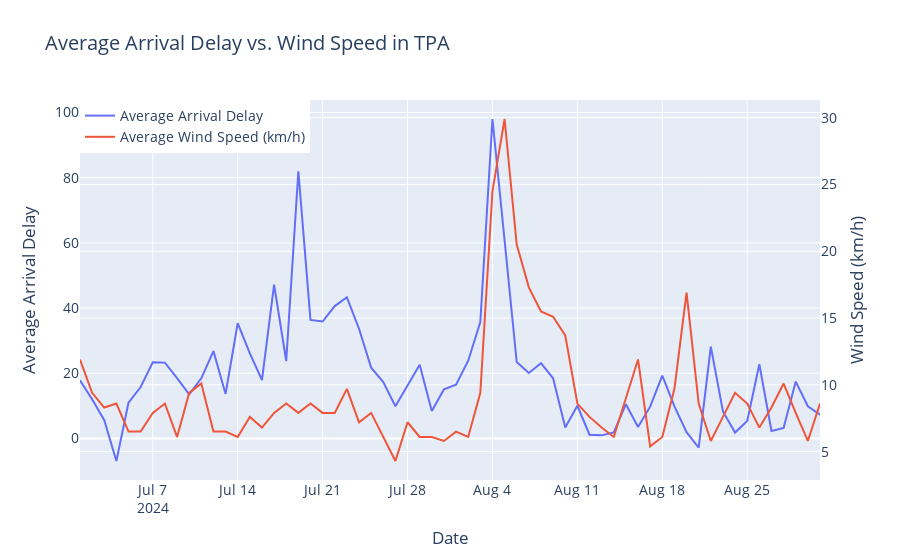

Source (notebook cell):
### Code cell
x_tpa = flights_TPA_arr['flight_date']
y_tpa = flights_TPA_arr['avg_arr_delay']
y_wind = flights_TPA_arr['avg_wind_speed_kmh']

fig = go.Figure()

fig.add_trace(go.Scatter(
    x=x_tpa, y=y_tpa,
    mode='lines',
    name='Average Arrival Delay (mins)',
    yaxis='y1'  # Assign to first y-axis
))

fig.add_trace(go.Scatter(
    x=x_tpa, y=y_wind,
    mode='lines',
    name='Average Wind Speed (km/h)',
    yaxis='y2'  # Assign to second y-axis
))

fig.update_layout(
    title="Average Arrival Delay vs. Wind Speed in TPA",
    xaxis_title="Date",
    yaxis=dict(
        title="Average Arrival Delay",
    ),
    yaxis2=dict(
        title="Wind Speed (km/h)",
        overlaying='y',  # Makes it share the same x-axis
        side='right'
    ),
    legend=dict(x=0, y=1),  # Position legend
    font=dict(size=14)  # Sets overall font size
)

fig.show()

### Figure 1 — Plotly figure (JSON) as saved in the notebook; plotly's stock layout.template omitted (floating-point values rounded to 4 significant figures)
{"data": [{"mode": "lines", "name": "Average Arrival Delay", "type": "scatter", "x": ["2024-07-01", "2024-07-02", "2024-07-03", "2024-07-04", "2024-07-05", "2024-07-06", "2024-07-07", "2024-07-08", "2024-07-09", "2024-07-10", "2024-07-11", "2024-07-12", "2024-07-13", "2024-07-14", "2024-07-15", "2024-07-16", "2024-07-17", "2024-07-18", "2024-07-19", "2024-07-20", "2024-07-21", "2024-07-22", "2024-07-23", "2024-07-24", "2024-07-25", "2024-07-26", "2024-07-27", "2024-07-28", "2024-07-29", "2024-07-30", "2024-07-31", "2024-08-01", "2024-08-02", "2024-08-03", "2024-08-04", "2024-08-05", "2024-08-06", "2024-08-07", "2024-08-08", "2024-08-09", "2024-08-10", "2024-08-11", "2024-08-12", "2024-08-13", "2024-08-14", "2024-08-15", "2024-08-16", "2024-08-17", "2024-08-18", "2024-08-19", "2024-08-20", "2024-08-21", "2024-08-22", "2024-08-23", "2024-08-24", "2024-08-25", "2024-08-26", "2024-08-27", "2024-08-28", "2024-08-29", "2024-08-30", "2024-08-31"], "y": [17.84, 12.05, 5.62, -6.92, 10.98, 15.77, 23.4, 23.27, 18.49, 13.54, 18.45, 26.79, 13.67, 35.35, 26.09, 17.93, 47.17, 23.76, 82.0, 36.37, 35.88, 40.62, 43.31, 33.66, 21.72, 17.29, 9.89, 16.32, 22.58, 8.44, 15.05, 16.49, 23.86, 35.72, 98.02, 60.75, 23.46, 20.1, 23.1, 18.47, 3.39, 10.03, 1.16, 0.95, 1.87, 10.51, 3.53, 9.76, 19.25, 9.83, 1.93, -2.78, 28.18, 8.28, 1.8, 5.34, 22.78, 2.29, 3.21, 17.44, 9.89, 7.31], "yaxis": "y"}, {"mode": "lines", "name": "Average Wind Speed (km/h)", "type": "scatter", "x": ["2024-07-01", "2024-07-02", "2024-07-03", "2024-07-04", "2024-07-05", "2024-07-06", "2024-07-07", "2024-07-08", "2024-07-09", "2024-07-10", "2024-07-11", "2024-07-12", "2024-07-13", "2024-07-14", "2024-07-15", "2024-07-16", "2024-07-17", "2024-07-18", "2024-07-19", "2024-07-20", "2024-07-21", "2024-07-22", "2024-07-23", "2024-07-24", "2024-07-25", "2024-07-26", "2024-07-27", "2024-07-28", "2024-07-29", "2024-07-30", "2024-07-31", "2024-08-01", "2024-08-02", "2024-08-03", "2024-08-04", "2024-08-05", "2024-08-06", "2024-08-07", "2024-08-08", "2024-08-09", "2024-08-10", "2024-08-11", "2024-08-12", "2024-08-13", "2024-08-14", "2024-08-15", "2024-08-16", "2024-08-17", "2024-08-18", "2024-08-19", "2024-08-20", "2024-08-21", "2024-08-22", "2024-08-23", "2024-08-24", "2024-08-25", "2024-08-26", "2024-08-27", "2024-08-28", "2024-08-29", "2024-08-30", "2024-08-31"], "y": [11.9, 9.4, 8.3, 8.6, 6.5, 6.5, 7.9, 8.6, 6.1, 9.4, 10.1, 6.5, 6.5, 6.1, 7.6, 6.8, 7.9, 8.6, 7.9, 8.6, 7.9, 7.9, 9.7, 7.2, 7.9, 6.1, 4.3, 7.2, 6.1, 6.1, 5.8, 6.5, 6.1, 9.4, 24.5, 29.9, 20.5, 17.3, 15.5, 15.1, 13.7, 8.6, 7.6, 6.8, 6.1, 9.0, 11.9, 5.4, 6.1, 9.7, 16.9, 8.6, 5.8, 7.6, 9.4, 8.6, 6.8, 8.3, 10.1, 7.9, 5.8, 8.6], "yaxis": "y2"}], "layout": {"font": {"size": 14}, "legend": {"x": 0, "y": 1}, "title": {"text": "Average Arrival Delay vs. Wind Speed in TPA"}, "xaxis": {"title": {"text": "Date"}}, "yaxis": {"title": {"text": "Average Arrival Delay"}}, "yaxis2": {"overlaying": "y", "side": "right", "title": {"text": "Wind Speed (km/h)"}}}}
